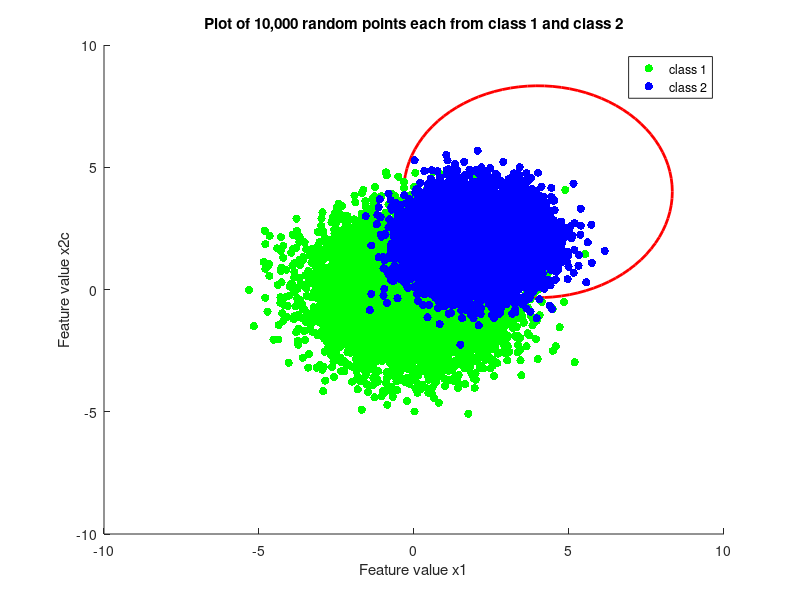

The MATLAB script that drew this image:
mu = [0 0];
cov = [2 0;0 2];
determ = det(cov);
invers = inv(cov);

mu2 = [2 2];
cov2 = [1 0;0 1];
determ2 = det(cov2);
invers2 = inv(cov2);

% syms x
% multiGauss = (1/(sqrt(determ*(2*pi)^2)))*exp((-1/2)*(x-mu)*invers*(x-mu)') == (1/(sqrt(determ2*(2*pi)^2)))*exp((-1/2)*(x-mu2)*invers2*(x-mu2)'); 
% S = solve(multiGauss, x);


% syms x1 x2
% multiGauss = (1/(sqrt(determ*(2*pi)^2)))*exp((-1/2)*([x1 x2]-mu)*invers*([x1 x2]-mu)');
% multiGauss2 = (1/(sqrt(determ2*(2*pi)^2)))*exp((-1/2)*([x1 x2]-mu2)*invers2*([x1 x2]-mu2)');
% fin = multiGauss - multiGauss2;


%part c
rng('default');
R = mvnrnd(mu, cov, 10000);
scatter(R(:,1), R(:,2), 'filled', 'MarkerFaceColor', 'g');

hold on;

W = mvnrnd(mu2, cov2, 10000);
scatter(W(:,1), W(:,2), 'filled', 'MarkerFaceColor', 'b');
title('Plot of 10,000 random points each from class 1 and class 2');
xlabel('Feature value x1');
ylabel('Feature value x2c');
legend('class 1', 'class 2');


tp = 0;
fp = 0;
tn = 0;
fn = 0;

for i=1:10000
    %the first 10000 points, generated in R (class 1)
    lhs = (1/(sqrt(determ*(2*pi)^2)))*exp((-1/2)*(R(i,:)-mu)*invers*(R(i,:)-mu)');
    rhs = (1/(sqrt(determ2*(2*pi)^2)))*exp((-1/2)*(R(i,:)-mu2)*invers2*(R(i,:)-mu2)');
    if lhs >= rhs %then assign to class 1. since these points are from R, this is a true positive (tp)
        tp = tp + 1;
    else %then assign to class 2. since these points are from R, this is a false positive (fp)
        fp = fp + 1;
    end
    lhs = (1/(sqrt(determ*(2*pi)^2)))*exp((-1/2)*(W(i,:)-mu)*invers*(W(i,:)-mu)');
    rhs = (1/(sqrt(determ2*(2*pi)^2)))*exp((-1/2)*(W(i,:)-mu2)*invers2*(W(i,:)-mu2)');
     if lhs >= rhs %then assign to class 1. since these points are from W, this is a false negative (fn)
        fn = fn + 1;
     else %then assign to class 2. Since these points are from W, this is a true negative(tn)
        tn = tn + 1; 
    end
end

%confusion matrix: tp = 8594, fp = 1406; fn = 818, tn = 9182
%error for class 1: 14.06%
%error for class 2: 8.18%
%total error from the 20,000 samples = 2224/20000 = 11.12%


%ezplot(fin, [[-1,11],[-1,11]]);
viscircles([4,4], sqrt(16+4*log(2)));




